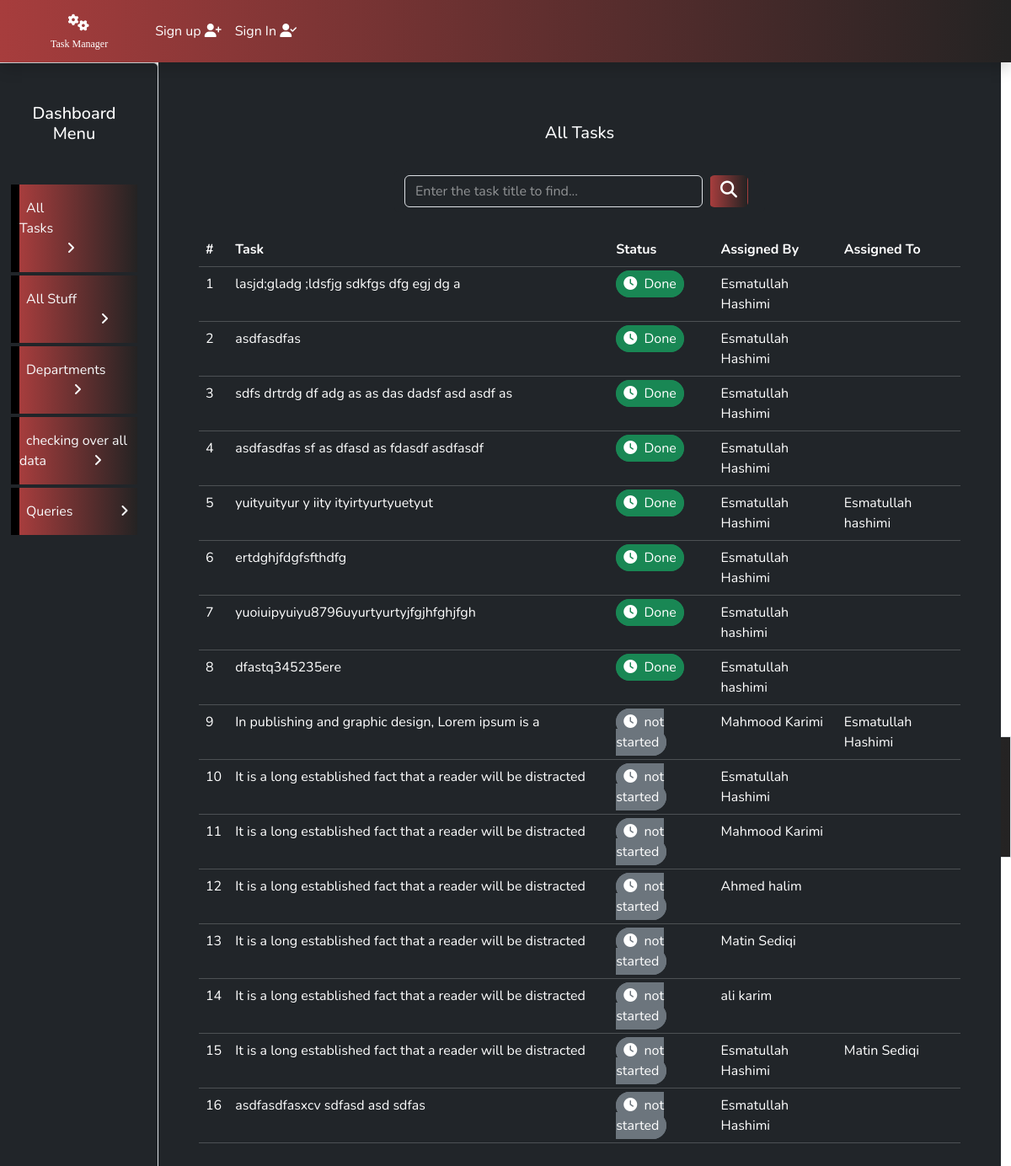
Screenshot of /taskmanager/adminRoute/allTask with the database file from the repository.
### taskmanager/models.py (models this page shows, shortened)
class Task(models.Model):
    STATUS_CHOICES = [
        ('not started','not started'),
        ('in progress','in progress'),
        ('done','done'),
    ]
    assign_by=models.ForeignKey(CustomUser,related_name='assigned_by',on_delete=models.CASCADE)
    assign_to=models.ForeignKey(CustomUser,related_name='assigned_to' ,on_delete=models.CASCADE)
    dept = models.ForeignKey(Department, on_delete=models.CASCADE, null=True, blank=True)
    task_name=models.CharField(max_length=100)
    task_desc=models.CharField(max_length=250)
    status=models.IntegerField(default="not started", choices=STATUS_CHOICES)
    start_date=models.DateField(auto_now=True)
    end_date=models.DateField()

class CustomUser(AbstractUser):
    department=models.ForeignKey("Department",on_delete=models.CASCADE,null=True,blank=True)

### taskmanager/views.py (the view)
# urls.py: path('adminRoute/<flag>', views.adminRoute, name='adminRoute'),
def adminRoute(request, flag):
    sign = 'allData'
    allDataValue = ''
    member = User.objects.all().count()
    dept_list = ''
    task_count = Task.objects.all().count()
    d_list = Department.objects.all().count()
    progress = Task.objects.filter(status = 50).count()
    waiting = Task.objects.filter(status = 80).count()
    expire = Task.objects.filter(status = -1).count()
    active = Task.objects.filter(status = 1).count()
    comp = Task.objects.filter(status = 100).count()
    dept_task = Department.objects.annotate(task_count=Count('task'))
    job = {'pro': progress,
           'wait':waiting,
           'exp':expire,
           'active': active,
           'comp':comp,
           'd_list':d_list,
           'user_count':member,
           'task_count':task_count,
           }
    if flag  == 'allTask':
        sign = flag
        dept_list = Department.objects.all()
        allDataValue = Task.objects.all().order_by('-start_date')
    elif flag == 'allStuff':
        sign = flag
        allDataValue =User.objects.all()
        dept_list = Department.objects.all()
    elif flag == 'allDept':
        sign = flag
        allDataValue = Department.objects.all()
        member = Department.objects.annotate(num_user=Count('customuser'))
    elif flag == 'allData':
        sign = flag
        allDataValue = Task.objects.all().count()
        member = User.objects.all().count()
        dept_list = Department.objects.all().count()
    elif flag == 'query':
        sign = flag
        allDataValue = Query.objects.all().order_by('-data_sent')
    return render(request, 'taskmanager/admin.html', {'data':allDataValue,'sign':sign, 'no_stuff':member,'dept_list':dept_list,'job':job,'dept_task':dept_task})

### taskmanager/templates/taskmanager/admin.html (shortened to what this page needs)
{% extends 'taskmanager/base.html' %}
{% load static %}
{% block content %}
<div class="row static-page">
        <div class="col-md-2 bg-dark text-white shadow border p-4 rounded">
            <h5 class="text-center my-4">Dashboard Menu</h5>
            <a class="nav-link mt-5" href="{% url 'taskmanager:adminRoute' 'allTask' %}" >
                <div class="cl-effect-2 py-3 text-light">
                    <span class="p-2 me-5 pe-5">All Tasks</span><span class="ms-5 p-2"><i class="fa-solid fa-angle-right"></i></span>
                </div>
            </a>
            <a href="{% url 'taskmanager:adminRoute' 'allStuff' %}" class="nav-link mt-1">
                <div class="cl-effect-2 py-3 text-light nav-link mt-1" >
                    <span class="p-2 me-5 pe-3">All Stuff</span><span><i class=" ps-5 ms-5 fa-solid fa-angle-right"></i></span>
                </div>
            </a>
            <a href="{% url 'taskmanager:adminRoute' 'allDept' %}" class="nav-link mt-1">
                <div class="cl-effect-2 py-3 text-light">
                    <span class="p-2 me-5">Departments</span><span><i class="ps-3 ms-5 fa-solid fa-angle-right"></i></span>
                </div>
            </a>
            <a class="nav-link mt-1" href="{% url 'taskmanager:adminRoute' 'allData' %}">
                <div class="cl-effect-2 py-3 text-light">
                    <span class="p-2">checking over all data</span><span><i class=" ms-5 fa-solid fa-angle-right"></i></span>
                </div>
            </a>
            <a class="nav-link mt-1" href="{% url 'taskmanager:adminRoute' 'query' %}">
                <div class="cl-effect-2 py-3 text-light">
                    <span class="p-2">Queries</span><span><i class=" ms-5 fa-solid fa-angle-right"></i></span>
                </div>
            </a>
        </div>
        <div class="col-md-10 bg-dark text-white p-5">
            {% if sign == 'allTask' %}
                {% include 'taskmanager/allTask.html' %}
            {% elif sign == 'allStuff' %}
                {% include 'taskmanager/allStuff.html' %}
            {% elif sign == 'allDept' %}
                {% include 'taskmanager/allDept.html' %}
            {% elif sign == 'allData' %}
                {% include 'taskmanager/summery.html' %}
            {% elif sign == 'query' %}
                {% include 'taskmanager/contact.html' %}
            {% endif %}
        </div>
{% endblock content %}

### taskmanager/templates/taskmanager/allTask.html (shortened to what this page needs)
<div class="position-relative m-0 p-0 ">
    <div class="p-0 m-0">
        <div class="d-flex justify-content-center text-light m-4">
            <h5 class="">
                All Tasks
            </h5>
        </div>
        <div class="row mt-3 mb-4">
            <div class="col-md-3"></div>
            <div class="col-md-6">
                <form action="{% url 'taskmanager:searchTask' %}" method="POST" class="form-control border-0 bg-dark d-flex"
                    role="search">
                    <input type="text" name="task_title" id="task_title" class=" shadow-none form-control search-input bg-dark text-white"
                        placeholder="Enter the task title to find...">
                    <button type="submit" class="btn bg-maroon rounded text-white mx-2"><i
                            class="fa-solid fa-magnifying-glass fs-5"></i></button>
                </form>
            </div>
            <div class="col-md-3"></div>
        </div>
        <div class="">
            <table class="table table-hover mx-10 table-dark ">
                <thead>
                    <tr>
                        <th scope="col">#</th>
                        <th scope="col">Task</th>
                        <th scope="col">Status</th>
                        <th scope="col">Assigned By</th>
                        <th scope="col">Assigned To</th>
                    </tr>
                </thead>
                <tbody id="sidebarhandler">
                {% if data %}
                    {% for task in data %}
                        <tr style="cursor:pointer"
                        data-task-id="{{task.id}}"
                        data-task-desc="{{task.task_desc}}"
                        data-task-name="{{task.task_name}}"
                        data-task-status="{{task.status}}"
                        data-task-assignto="{{task.assign_to.get_full_name}}"
                        data-task-assignby="{{task.assign_by.get_full_name}}"
                        data-task-start="{{task.start_date}}"
                        data-task-end="{{task.end_date}}"
                        >
                            <td scope="row" >{{forloop.counter}}</td>
                            <td class="w-50  position-relative">
                                <div class="expand-row" style="width: auto; overflow:hidden; height: 20px;">
                                    {{task.task_desc}}
                                </div>
                            </td>
                            <td >
                                {% if task.status == 0 %}
                                <span class="border bg-primary border-primary rounded-pill px-2 py-1 " id="inProgress">
                                    <i class="fa-solid fa-circle-notch fa-spin"></i>
                                    &nbsp;in progress
                                </span>
                                {% elif task.status == 1 %}
                                <span class="border border-success bg-success rounded-pill px-2 py-1 " id="Done">
                                    <i class="fa-solid fa-clock"></i>
                                    &nbsp;Done
                                </span>
                                {% else %}
                                <span class="border border-secondary bg-secondary rounded-pill px-2 py-1 " id="notStarted">
                                    <i class="fa-solid fa-clock"></i>
                                    &nbsp;not started
                                </span>
                                {% endif %}
                            </td>
                            <td >{{task.assign_to.get_full_name}}</td>
                            <td >{{task.assign_by.get_full_name}}</td>
                        </tr>
                    {% endfor %}
                    {% else %}
                        <div class="text-center my-5 text-secondary">
                            <h1 class="empty-folder"><i class="fa-regular fa-folder-open"></i></h1>
                            <h3 class="fw-bold">Oops... ! No Record Found.&nbsp;<i class="fa-solid fa-chart-simple"></i></h3>
                        </div>
                    {% endif %}
                </tbody>
            </table>
        </div>
        </div>
    </div>
</div>

### taskmanager/static/css/style.css (style rules this page uses)
body { font-family: 'Nunito', sans-serif; }
.static-page { width: 100vw; height: 100vh; }
.cl-effect-2 { background-image: linear-gradient(to right,#a73d3d,#242323); border-left: 10px solid black; color: white; }
.bg-maroon { background-image: linear-gradient(to right,#a73d3d,#242323); cursor: pointer; }
body { height: 100%; width: 100%; margin-bottom: 5%; }

### rows the page displays
Task: task_desc "lasjd;gladg ;ldsfjg sdkfgs dfg egj dg a", status "Done", assign_to.get_full_name "Esmatullah Hashimi"
Task: task_desc "asdfasdfas", status "Done", assign_to.get_full_name "Esmatullah Hashimi"
Task: task_desc "sdfs drtrdg df adg as as das dadsf asd asdf as", status "Done", assign_to.get_full_name "Esmatullah Hashimi"
Task: task_desc "asdfasdfas sf as dfasd as fdasdf asdfasdf", status "Done", assign_to.get_full_name "Esmatullah Hashimi"
Task: task_desc "yuityuityur y iity ityirtyurtyuetyut", status "Done", assign_to.get_full_name "Esmatullah Hashimi", assign_by.get_full_name "Esmatullah hashimi"
Task: task_desc "ertdghjfdgfsfthdfg", status "Done", assign_to.get_full_name "Esmatullah Hashimi"
Task: task_desc "yuoiuipyuiyu8796uyurtyurtyjfgjhfghjfgh", status "Done", assign_to.get_full_name "Esmatullah hashimi"
Task: task_desc "dfastq345235ere", status "Done", assign_to.get_full_name "Esmatullah hashimi"
Task: task_desc "In publishing and graphic design, Lorem ipsum is a…", status "not started", assign_to.get_full_name "Mahmood Karimi", assign_by.get_full_name "Esmatullah Hashimi"
Task: task_desc "It is a long established fact that a reader will be distracted…", status "not started", assign_to.get_full_name "Esmatullah Hashimi"
Task: task_desc "It is a long established fact that a reader will be distracted…", status "not started", assign_to.get_full_name "Mahmood Karimi"
Task: task_desc "It is a long established fact that a reader will be distracted…", status "not started", assign_to.get_full_name "Ahmed halim"
Task: task_desc "It is a long established fact that a reader will be distracted…", status "not started", assign_to.get_full_name "Matin Sediqi"
Task: task_desc "It is a long established fact that a reader will be distracted…", status "not started", assign_to.get_full_name "ali karim"
Task: task_desc "It is a long established fact that a reader will be distracted…", status "not started", assign_to.get_full_name "Esmatullah Hashimi", assign_by.get_full_name "Matin Sediqi"
Task: task_desc "asdfasdfasxcv sdfasd asd sdfas", status "not started", assign_to.get_full_name "Esmatullah Hashimi"
